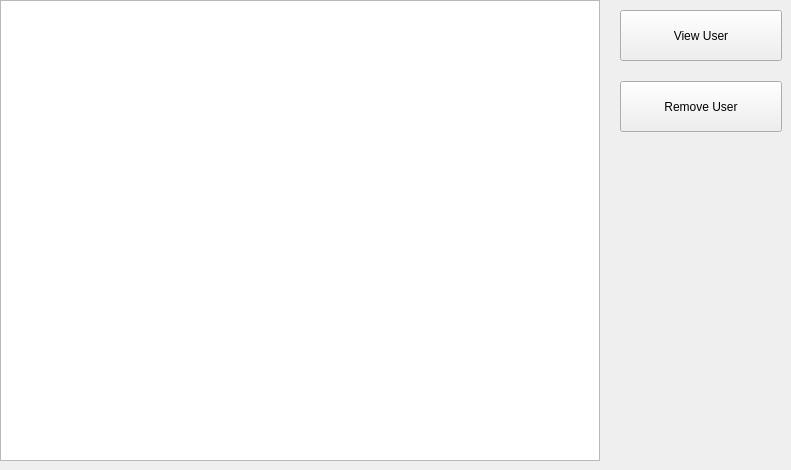
      <widget class="QWidget" name="list_users_tab">
       <attribute name="title">
        <string>User Management</string>
       </attribute>
       <widget class="QWidget" name="verticalLayoutWidget_3">
        <property name="geometry">
         <rect>
          <x>620</x>
          <y>10</y>
          <width>162</width>
          <height>122</height>
         </rect>
        </property>
        <property name="styleSheet">
         <string/>
        </property>
        <layout class="QVBoxLayout" name="verticalLayout_2">
         <property name="spacing">
          <number>20</number>
         </property>
         <item>
          <widget class="QPushButton" name="Pbutton_user_view_admin">
           <property name="sizePolicy">
            <sizepolicy hsizetype="Expanding" vsizetype="Expanding">
             <horstretch>0</horstretch>
             <verstretch>0</verstretch>
            </sizepolicy>
           </property>
           <property name="minimumSize">
            <size>
             <width>160</width>
             <height>50</height>
            </size>
           </property>
           <property name="styleSheet">
            <string notr="true"/>
           </property>
           <property name="text">
            <string>View User</string>
           </property>
          </widget>
         </item>
         <item>
          <widget class="QPushButton" name="Pbutton_user_remove_admin">
           <property name="sizePolicy">
            <sizepolicy hsizetype="Expanding" vsizetype="Expanding">
             <horstretch>0</horstretch>
             <verstretch>0</verstretch>
            </sizepolicy>
           </property>
           <property name="minimumSize">
            <size>
             <width>160</width>
             <height>50</height>
            </size>
           </property>
           <property name="styleSheet">
            <string notr="true"/>
           </property>
           <property name="text">
            <string>Remove User</string>
           </property>
          </widget>
         </item>
        </layout>
       </widget>
       <widget class="QTableWidget" name="table_users_list_admin">
        <property name="geometry">
         <rect>
          <x>0</x>
          <y>0</y>
          <width>600</width>
          <height>461</height>
         </rect>
        </property>
        <property name="styleSheet">
         <string notr="true"/>
        </property>
        <property name="columnCount">
         <number>0</number>
        </property>
        <attribute name="horizontalHeaderCascadingSectionResizes">
         <bool>false</bool>
        </attribute>
        <attribute name="horizontalHeaderDefaultSectionSize">
         <number>100</number>
        </attribute>
        <attribute name="horizontalHeaderStretchLastSection">
         <bool>true</bool>
        </attribute>
        <attribute name="verticalHeaderDefaultSectionSize">
         <number>25</number>
        </attribute>
       </widget>
      </widget>
